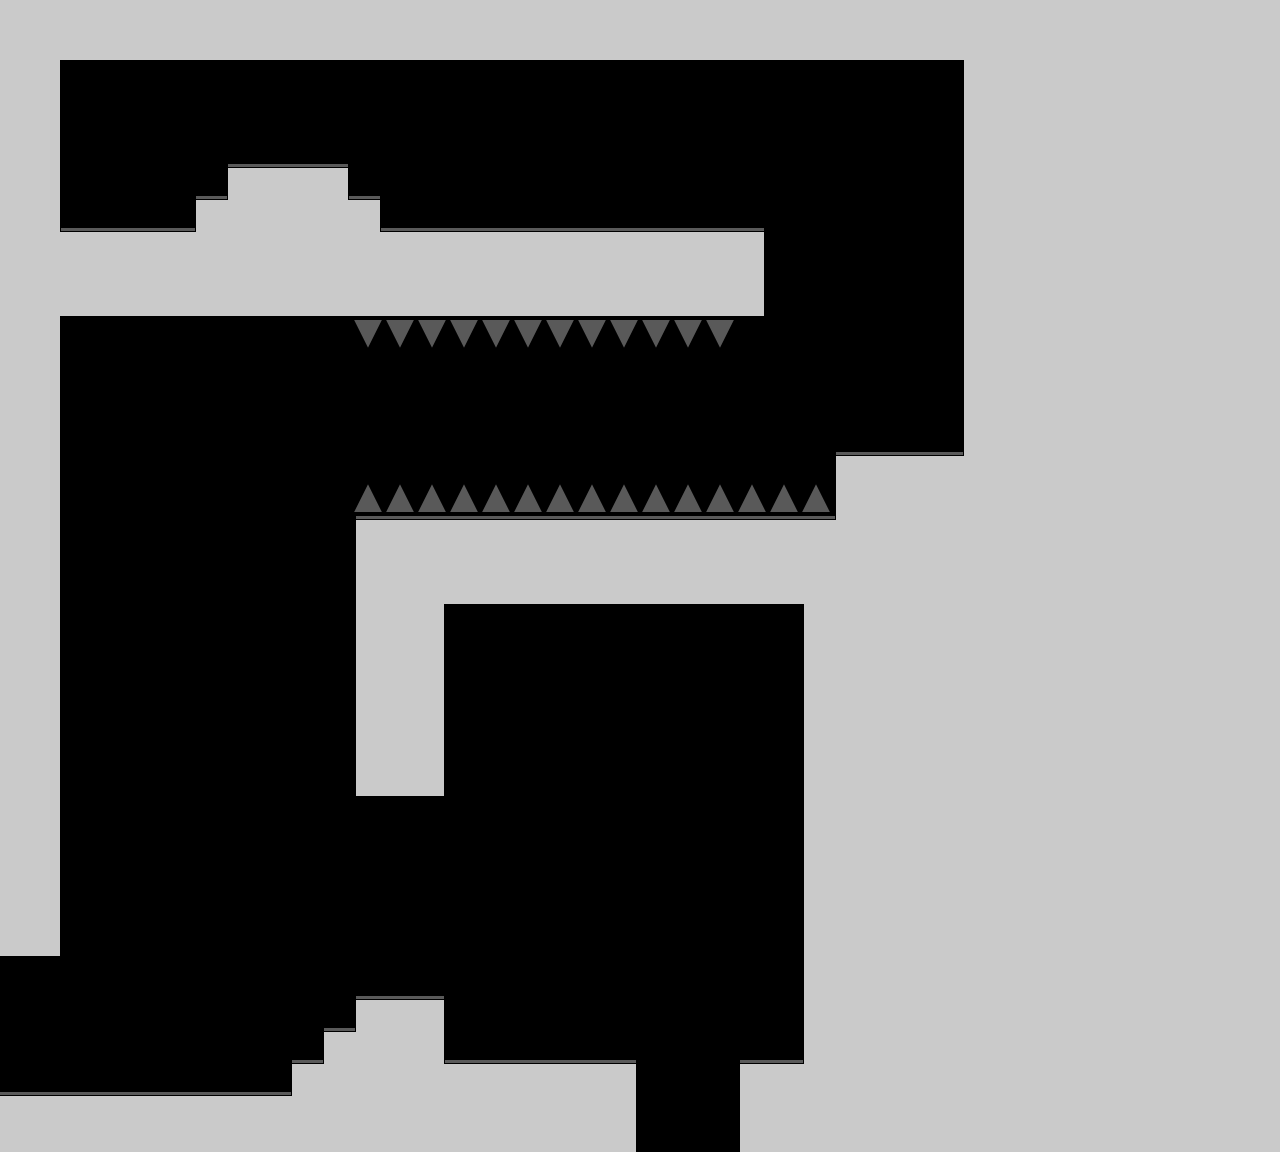

Rendered tile map (Tiled .tmx) drawn with the repository's tilesets; below, a short description and the full map source, tile grids included:
An orthogonal 40x36 tile map with 32x32 px tiles, 1 tile layer (main-layer) and 9 objects (2x props::DashCrate, props::Water, props::BombCrate, background::Parallax, collectibles::Powerup, ...).

<map version="1.0" tiledversion="1.1.2" orientation="orthogonal" renderorder="right-down" width="40" height="36" tilewidth="32" tileheight="32" infinite="0" nextobjectid="41">
 <properties>
  <property name="tileset" value="level1" />
 </properties>
 <tileset firstgid="1" name="tilemap1" tilewidth="32" tileheight="32" tilecount="40" columns="5">
  <image source="tilemap1.png" width="160" height="256" />
  <terraintypes>
   <terrain name="terrain" tile="-1" />
  </terraintypes>
  <tile id="0" terrain=",,,0" />
  <tile id="1" terrain=",,0,0" />
  <tile id="2" terrain=",,0," />
  <tile id="3" terrain=",0,0,0" />
  <tile id="4" terrain="0,,0,0" />
  <tile id="5" terrain=",0,,0" />
  <tile id="6" terrain="0,0,0,0" />
  <tile id="7" terrain="0,,0," />
  <tile id="8" terrain="0,0,,0" />
  <tile id="9" terrain="0,0,0," />
  <tile id="10" terrain=",0,," />
  <tile id="11" terrain="0,0,," />
  <tile id="12" terrain="0,,," />
 </tileset>
 <layer name="main-layer" width="40" height="36">
  <data encoding="csv">
7,7,7,7,7,7,7,7,7,7,7,7,7,7,7,7,7,7,7,7,7,7,7,7,7,7,7,7,7,7,7,7,7,7,7,7,7,7,7,7,
7,10,12,12,12,12,12,12,12,12,12,12,12,12,12,12,12,12,12,12,12,12,12,12,12,12,12,12,12,12,9,7,7,7,7,7,7,7,7,7,
7,8,0,0,0,0,0,0,0,0,0,0,0,0,0,0,0,0,0,0,0,0,0,0,0,0,0,0,0,0,6,7,7,7,7,7,7,7,7,7,
7,8,0,0,0,0,0,0,0,0,0,0,0,0,0,0,0,0,0,0,0,0,0,0,0,0,0,0,0,0,6,7,7,7,7,7,7,7,7,7,
7,8,0,0,0,0,0,0,0,0,0,0,0,0,0,0,0,0,0,0,0,0,0,0,0,0,0,0,0,0,6,7,7,7,7,7,7,7,7,7,
7,8,0,0,0,0,0,1,2,2,3,0,0,0,0,0,0,0,0,0,0,0,0,0,0,0,0,0,0,0,6,7,7,7,7,7,7,7,7,7,
7,8,0,0,0,0,1,4,7,7,5,3,0,0,0,0,0,0,0,0,0,0,0,0,0,0,0,0,0,0,6,7,7,7,7,7,7,7,7,7,
7,5,2,2,2,2,4,7,7,7,7,5,2,2,2,2,2,2,2,2,2,2,2,3,0,0,0,0,0,0,6,7,7,7,7,7,7,7,7,7,
7,7,7,7,7,7,7,7,7,7,7,7,7,7,7,7,7,7,7,7,7,7,7,8,0,0,0,0,0,0,6,7,7,7,7,7,7,7,7,7,
7,10,12,12,12,12,12,12,12,12,12,12,12,12,12,12,12,12,12,12,12,12,12,13,0,0,0,0,0,0,6,7,7,7,7,7,7,7,7,7,
7,8,0,0,0,0,0,0,0,0,0,19,19,19,19,19,19,19,19,19,19,19,19,0,0,0,0,0,0,0,6,7,7,7,7,7,7,7,7,7,
7,8,0,0,0,0,0,0,0,0,0,0,0,0,0,0,0,0,0,0,0,0,0,0,0,0,0,0,0,0,6,7,7,7,7,7,7,7,7,7,
7,8,0,0,0,0,0,0,0,0,0,0,0,0,0,0,0,0,0,0,0,0,0,0,0,0,0,0,0,0,6,7,7,7,7,7,7,7,7,7,
7,8,0,0,0,0,0,0,0,0,0,0,0,0,0,0,0,0,0,0,0,0,0,0,0,0,0,0,0,0,6,7,7,7,7,7,7,7,7,7,
7,8,0,0,0,0,0,0,0,0,0,0,0,0,0,0,0,0,0,0,0,0,0,0,0,0,1,2,2,2,4,7,7,7,7,7,7,7,7,7,
7,8,0,0,0,0,0,0,0,0,0,18,18,18,18,18,18,18,18,18,18,18,18,18,18,18,6,7,7,7,7,7,7,7,7,7,7,7,7,7,
7,8,0,0,0,0,0,0,0,0,0,1,2,2,2,2,2,2,2,2,2,2,2,2,2,2,4,7,7,7,7,7,7,7,7,7,7,7,7,7,
7,8,0,0,0,0,0,0,0,0,0,6,7,7,7,7,7,7,7,7,7,7,7,7,7,7,7,7,7,7,7,7,7,7,7,7,7,7,7,7,
7,8,0,0,0,0,0,0,0,0,0,6,7,10,12,12,12,12,12,12,12,12,12,12,12,9,7,7,7,7,7,7,7,7,7,7,7,7,7,7,
7,8,0,0,0,0,0,0,0,0,0,6,7,8,0,0,0,0,0,0,0,0,0,0,0,6,7,7,7,7,7,7,7,7,7,7,7,7,7,7,
7,8,0,0,0,0,0,0,0,0,0,6,7,8,0,0,0,0,0,0,0,0,0,0,0,6,7,7,7,7,7,7,7,7,7,7,7,7,7,7,
7,8,0,0,0,0,0,0,0,0,0,6,7,8,0,0,0,0,0,0,0,0,0,0,0,6,7,7,7,7,7,7,7,7,7,7,7,7,7,7,
7,8,0,0,0,0,0,0,0,0,0,6,7,8,0,0,0,0,0,0,0,0,0,0,0,6,7,7,7,7,7,7,7,7,7,7,7,7,7,7,
7,8,0,0,0,0,0,0,0,0,0,6,7,8,0,0,0,0,0,0,0,0,0,0,0,6,7,7,7,7,7,7,7,7,7,7,7,7,7,7,
7,8,0,0,0,0,0,0,0,0,0,11,12,13,0,0,0,0,0,0,0,0,0,0,0,6,7,7,7,7,7,7,7,7,7,7,7,7,7,7,
7,8,0,0,0,0,0,0,0,0,0,0,0,0,0,0,0,0,0,0,0,0,0,0,0,6,7,7,7,7,7,7,7,7,7,7,7,7,7,7,
7,8,0,0,0,0,0,0,0,0,0,0,0,0,0,0,0,0,0,0,0,0,0,0,0,6,7,7,7,7,7,7,7,7,7,7,7,7,7,7,
7,8,0,0,0,0,0,0,0,0,0,0,0,0,0,0,0,0,0,0,0,0,0,0,0,6,7,7,7,7,7,7,7,7,7,7,7,7,7,7,
7,8,0,0,0,0,0,0,0,0,0,0,0,0,0,0,0,0,0,0,0,0,0,0,0,6,7,7,7,7,7,7,7,7,7,7,7,7,7,7,
12,13,0,0,0,0,0,0,0,0,0,0,0,0,0,0,0,0,0,0,0,0,0,0,0,6,7,7,7,7,7,7,7,7,7,7,7,7,7,7,
0,0,0,0,0,0,0,0,0,0,0,0,0,0,0,0,0,0,0,0,0,0,0,0,0,6,7,7,7,7,7,7,7,7,7,7,7,7,7,7,
0,0,0,0,0,0,0,0,0,0,0,1,2,3,0,0,0,0,0,0,0,0,0,0,0,6,7,7,7,7,7,7,7,7,7,7,7,7,7,7,
0,0,0,0,0,0,0,0,0,0,1,4,7,8,0,0,0,0,0,0,0,0,0,0,0,6,7,7,7,7,7,7,7,7,7,7,7,7,7,7,
0,0,0,0,0,0,0,0,0,1,4,7,7,5,2,2,2,2,2,3,0,0,0,1,2,4,7,7,7,7,7,7,7,7,7,7,7,7,7,7,
2,2,2,2,2,2,2,2,2,4,7,7,7,7,7,7,7,7,7,8,0,0,0,6,7,7,7,7,7,7,7,7,7,7,7,7,7,7,7,7,
7,7,7,7,7,7,7,7,7,7,7,7,7,7,7,7,7,7,7,8,0,0,0,6,7,7,7,7,7,7,7,7,7,7,7,7,7,7,7,7
</data>
 </layer>
 <objectgroup name="object-layer">
  <object id="31" name="water" type="props::Water" x="0" y="256" width="1020" height="928" />
  <object id="32" name="dashcrate1" type="props::DashCrate" x="352" y="896" width="96" height="96" />
  <object id="33" name="dashcrate2" type="props::DashCrate" x="352" y="800" width="96" height="96" />
  <object id="34" name="bombcrate1" type="props::BombCrate" x="640" y="1056" width="96" height="96" />
  <object id="35" name="background" type="background::Parallax" x="260" y="960">
   <properties>
    <property name="factor" type="float" value="0.5" />
    <property name="name" type="file" value="background1.png" />
   </properties>
  </object>
  <object id="36" name="powerup8" type="collectibles::Powerup" x="264" y="104" width="48" height="48">
   <properties>
    <property name="level" type="int" value="8" />
   </properties>
  </object>
  <object id="40" name="sign1" type="props::MessageSign" x="160" y="1088">
   <properties>
    <property name="message" value="room1-07-sign1" />
   </properties>
  </object>
 </objectgroup>
 <objectgroup name="warp-layer">
  <object id="37" name="0 -&gt; 5.2" type="left" x="0" y="960" width="64" height="128" />
  <object id="38" name="1 -&gt; 8.0" type="down" x="640" y="1088" width="96" height="64" />
 </objectgroup>
</map>
